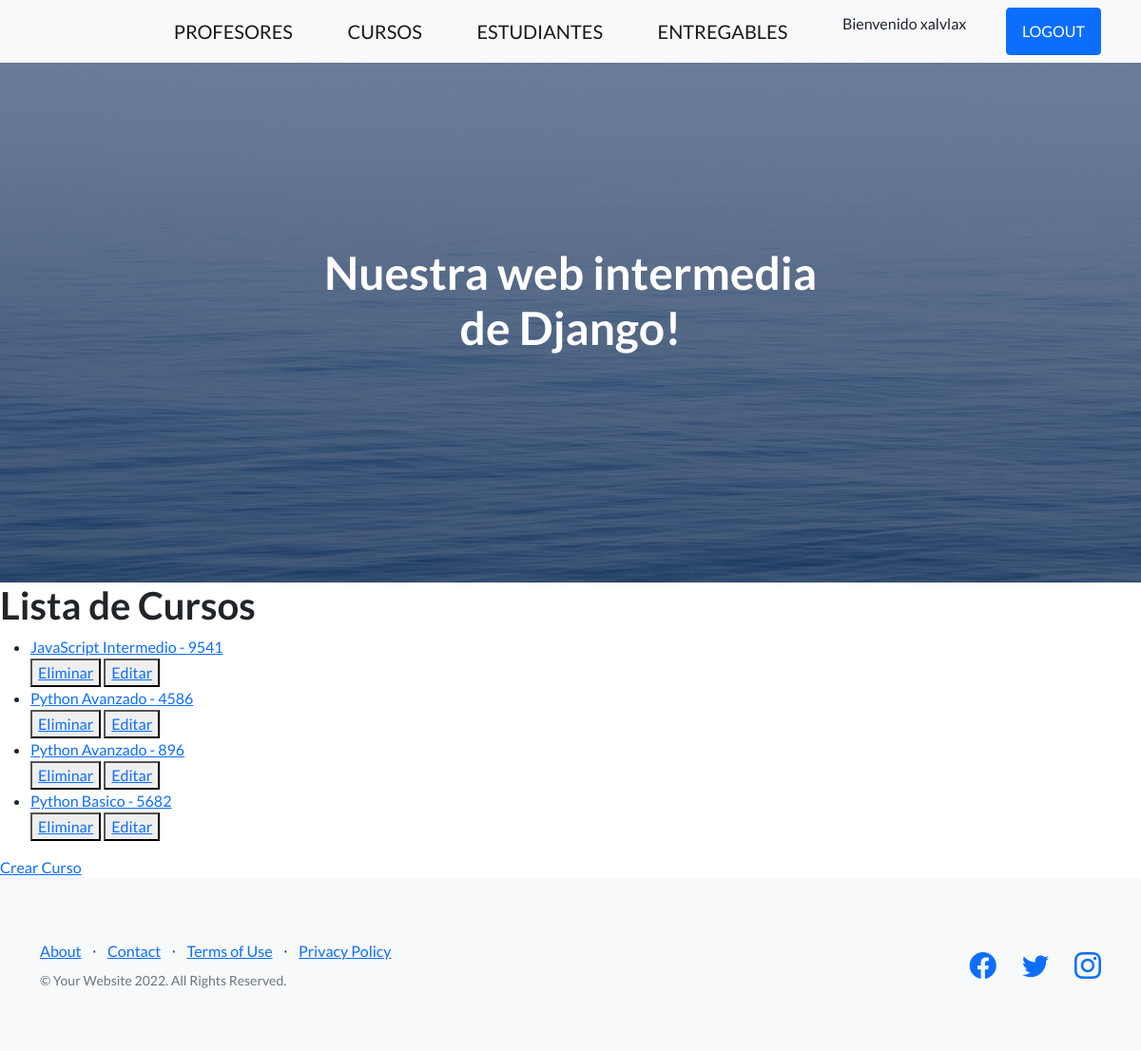
The app's page /app-coder/listaCursos/ (signed in) with its own data.
### App_Coder/models.py (models this page shows)
class Curso(models.Model):
    nombre = models.CharField(max_length=50)
    camada = models.IntegerField()
    def __str__(self) -> str:
        return f'{self.nombre} - {self.camada}'
    class Meta():
        verbose_name = 'Course'
        verbose_name_plural = 'My Courses'
        ordering = ('nombre', '-camada')
        unique_together = ('nombre', 'camada')

### App_Coder/views.py (the view)
# urls.py: path('listaCursos/', CursoList.as_view(), name="ListaCursos"),
class CursoList(LoginRequiredMixin, ListView):
    model = Curso
    template_name = 'curso_list.html'
    context_object_name = 'cursos'

### App_Coder/templates/curso_list.html
{% extends 'padre.html' %}
{% load static %}
{% block bloqueQueCambia %}
    <h1>Lista de Cursos</h1>
    <ul>
        {% for curso in cursos %}
            <li>
                <a href="{% url 'DetalleCursos' curso.id %}">{{curso}}</a>
            </li>
            <button>
                <a href="{% url 'EliminaCursos' curso.id %}">Eliminar</a>
            </button>
            <button>
                <a href="{% url 'ActualizaCursos' curso.id %}">Editar</a>
            </button>
        {% endfor %}
    </ul>
    <a href="{% url 'CreaCursos' %}">Crear Curso</a>
{% endblock bloqueQueCambia %}

### App_Coder/templates/padre.html (shortened to what this page needs)
<!DOCTYPE html>
<html lang="en">
    <head>
        {% load static %}
        <link href="https://cdn.jsdelivr.net/npm/bootstrap-icons@1.5.0/font/bootstrap-icons.css" rel="stylesheet" type="text/css" />
        <link href="{% static 'css/styles.css' %}" rel="stylesheet" />
    </head>
    <body>
        <nav class="navbar navbar-light bg-light static-top">
            <div class="container">
                <a class="navbar-brand" href="{% url 'ListaProfesores' %}">PROFESORES</a>
                <a class="navbar-brand" href="{% url 'ListaCursos' %}">CURSOS</a>
                <a class="navbar-brand" href="{% url 'Estudiantes' %}">ESTUDIANTES</a>
                <a class="navbar-brand" href="{% url 'Entregables' %}">ENTREGABLES</a>
                {% if user.is_authenticated %}
                    <p>Bienvenido {{user.username}}</p>
                    <a class="btn btn-primary" href="{% url 'Logout' %}">LOGOUT</a>
                {% else %}
                    <a class="btn btn-primary" href="{% url 'Login' %}">LOGIN</a>
                {% endif %}
            </div>
        </nav>
        <header class="masthead">
            <div class="container position-relative">
                <div class="row justify-content-center">
                    <div class="col-xl-6">
                        <div class="text-center text-white">
                            <h1 class="mb-5">Nuestra web intermedia de Django!</h1>
                        </div>
                    </div>
                </div>
            </div>
        </header>
        {% block bloqueQueCambia %}
        {% endblock bloqueQueCambia %}
        <footer class="footer bg-light">
            <div class="container">
                <div class="row">
                    <div class="col-lg-6 h-100 text-center text-lg-start my-auto">
                        <ul class="list-inline mb-2">
                            <li class="list-inline-item"><a href="#!">About</a></li>
                            <li class="list-inline-item">⋅</li>
                            <li class="list-inline-item"><a href="#!">Contact</a></li>
                            <li class="list-inline-item">⋅</li>
                            <li class="list-inline-item"><a href="#!">Terms of Use</a></li>
                            <li class="list-inline-item">⋅</li>
                            <li class="list-inline-item"><a href="#!">Privacy Policy</a></li>
                        </ul>
                        <p class="text-muted small mb-4 mb-lg-0">&copy; Your Website 2022. All Rights Reserved.</p>
                    </div>
                    <div class="col-lg-6 h-100 text-center text-lg-end my-auto">
                        <ul class="list-inline mb-0">
                            <li class="list-inline-item me-4">
                                <a href="#!"><i class="bi-facebook fs-3"></i></a>
                            </li>
                            <li class="list-inline-item me-4">
                                <a href="#!"><i class="bi-twitter fs-3"></i></a>
                            </li>
                            <li class="list-inline-item">
                                <a href="#!"><i class="bi-instagram fs-3"></i></a>
                            </li>
                        </ul>
                    </div>
                </div>
            </div>
        </footer>
    </body>
</html>

### records on screen
Curso: nombre+camada "JavaScript Intermedio - 9541"
Curso: nombre+camada "Python Avanzado - 4586"
Curso: nombre+camada "Python Avanzado - 896"
Curso: nombre+camada "Python Basico - 5682"

### other values on screen
{{ user.username }} "xalvlax"
